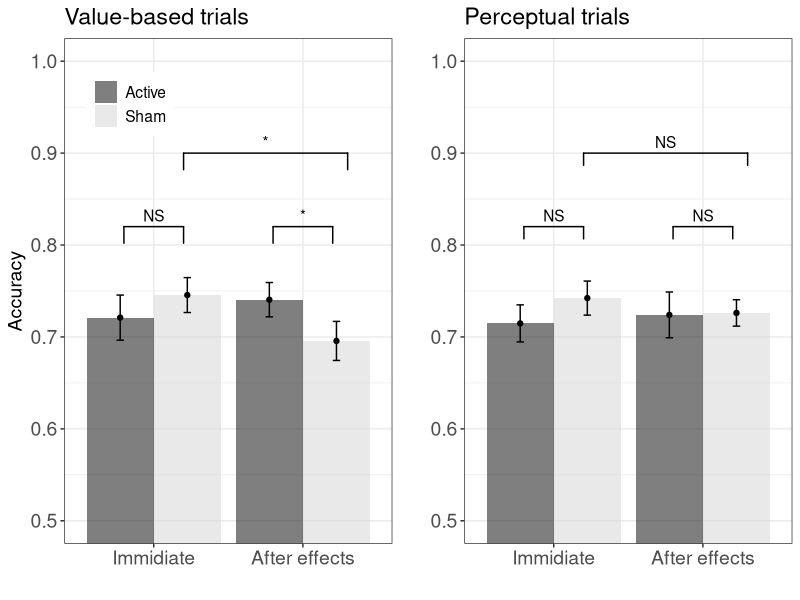

Generate this figure with R:
## ---- chunk 1
.libPaths('C:/Users/vbeliaev/Documents/r_packages')

knitr::opts_chunk$set(echo = TRUE)

rm(list = ls())

library(ggsignif)
library(ggplot2)
library(gridExtra)
library(lme4)
library(plyr)
library(dplyr)
library(boot)
library(data.table)

'%!in%' <- function(x,y)!('%in%'(x,y))

## ---- chunk 2

tab1 = read.csv("Data_collected_together.csv")

# set bottom choice to 0 (instead of -1), when top picture is chosen = 1 
tab1$Choice01 = tab1$Choice
tab1$Choice01[tab1$Choice01 == -1] = 0

# remove too slow answers
idx = which(tab1$RT_choice>0)
tab1 = tab1[idx,]

# create 8 tiles for size and taste trials 
# this tiles will be used for plots 
tab1$Size_diff.ntile = ntile(tab1$Size_diff,8)
tab1$Taste_diff.ntile = ntile(tab1$Taste_diff,8)

# take absolute value of differences in size and taste between top and bottom food items
tab1$Size_diff.abs = abs(tab1$Size_diff)
tab1$Taste_diff.abs = abs(tab1$Taste_diff)

# 1 subject is removed because they had 50% of correct trails - chance level 
idx = which(tab1$Participant %!in% c(2))
tab1 = tab1[idx,]

tab1$Stim = 1
idx = which(tab1$Session_type==0)         #Stim variable: active/sham sessions
tab1$Stim[idx] = -1

tab1$Block = 1
idx = which(tab1$Trial_Nr>=113)            # Block variable: first 112 and last 64 trials
tab1$Block[idx] = -1

# leave only taste trials
idx = which(tab1$Cue_Taste1_Size2 == 1)
dataVal = tab1[idx,]

# leave only size trials
idx = which(tab1$Cue_Taste1_Size2 == 2)
dataPer = tab1[idx,]

## Get the correct response for taste table
dataVal$corr = 0
idx = which( (dataVal$Taste_diff>0 & dataVal$Choice01==1) | (dataVal$Taste_diff<0 & dataVal$Choice01==0))
dataVal$corr[idx] = 1
dataVal$Taste_diff.abs = scale(dataVal$Taste_diff.abs)

## Get the correct response for size table
dataPer$corr = 0
idx = which( (dataPer$Size_diff>0 & dataPer$Choice01==1) | (dataPer$Size_diff<0 & dataPer$Choice01==0))
dataPer$corr[idx] = 1
dataPer$Size_diff.abs = scale(dataPer$Size_diff.abs)

write.csv(rbind(dataVal, dataPer), 'Data_collected_together_preprocessed.csv')

ns = length(unique(tab1$Participant))

## ---- chunk 3

idx = which(dataVal$Trial_Nr<113)            #Table: first 112 trials, when TI is on
dataVal2 = dataVal[idx,]

m1.val.stim1.abs = glmer(corr ~ Stim*Taste_diff.abs + (1+Stim*Taste_diff.abs|Participant), data=dataVal2, family=binomial(link = "logit"))

summary(m1.val.stim1.abs)

## ---- chunk 4

idx = which(dataVal$Trial_Nr>=113)            #Table: last 64 trials, when TI is off
dataVal2 = dataVal[idx,]

m1.val.stim2.abs = glmer(corr ~ Stim*Taste_diff.abs + (1+Stim*Taste_diff.abs|Participant), data=dataVal2, family=binomial(link = "logit"))

summary(m1.val.stim2.abs)

## ---- chunk 5

idx = which(dataPer$Trial_Nr<113)            #Table: first 112 trials, when TI is on
dataPer2 = dataPer[idx,]

m1.per.stim1.abs = glmer(corr ~ Stim*Size_diff.abs + (1+Stim*Size_diff.abs|Participant), data=dataPer2, family=binomial(link = "logit"))

summary(m1.per.stim1.abs)

## ---- chunk 6

idx = which(dataPer$Trial_Nr>=113)            #Table: last 64 trials, when TI is off
dataPer2 = dataPer[idx,]

m1.per.stim2.abs = glmer(corr ~ Stim*Size_diff.abs + (1+Stim*Size_diff.abs|Participant), data=dataPer2, family=binomial(link = "logit"))

summary(m1.per.stim2.abs)

## ---- chunk 7

save(m1.val.stim1.abs, file = 'TI_immidiate_taste.RData')
save(m1.val.stim2.abs, file = 'TI_after_taste.RData')
save(m1.per.stim1.abs, file = 'TI_immidiate_size.RData')
save(m1.per.stim2.abs, file = 'TI_after_size.RData')

## ---- chunk 8

idx = which(dataVal$Session_type==1)          # Table: active sessions
dataVal2 = dataVal[idx,]

m2.val.stim1.abs = glmer(corr ~ Block*Taste_diff.abs + (1+Block*Taste_diff.abs|Participant), data=dataVal2, family=binomial(link = "logit"))

summary(m2.val.stim1.abs)

## ---- chunk 9

idx = which(dataVal$Session_type==0)          # Table: sham sessions
dataVal2 = dataVal[idx,]

m2.val.stim2.abs = glmer(corr ~ Block*Taste_diff.abs + (1+Block*Taste_diff.abs|Participant), data=dataVal2, family=binomial(link = "logit"))

summary(m2.val.stim2.abs)

## ---- chunk 10

idx = which(dataPer$Session_type==1)          # Table: active sessions
dataPer2 = dataPer[idx,]

m2.per.stim1.abs = glmer(corr ~ Block*Size_diff.abs + (1+Block*Size_diff.abs|Participant), data=dataPer2, family=binomial(link = "logit"))

summary(m2.per.stim1.abs)

## ---- chunk 11

idx = which(dataPer$Session_type==0)          # Table: sham sessions
dataPer2 = dataPer[idx,]

m2.per.stim2.abs = glmer(corr ~ Block*Size_diff.abs + (1+Block*Size_diff.abs|Participant), data=dataPer2, family=binomial(link = "logit"))

summary(m2.per.stim2.abs)

## ---- chunk 12

# firs plot for taste trials 

idx = which(dataVal$Trial_Nr<113)            
dataVal_imm = as.data.table(dataVal[idx,])

idx = which(dataVal$Trial_Nr>=113)            
dataVal_after = as.data.table(dataVal[idx,])

data1 = ddply(dataVal_imm, .(Participant, Session_type), summarise, acc = mean(corr))
data2 = ddply(data1, .(Session_type), summarise, acc2 = mean(acc), se=sd(acc)/sqrt(ns))
data2$cued = "Immidiate"
colnames(data2)[1] = "Stim"

data1 = ddply(dataVal_after, .(Participant, Session_type), summarise, acc = mean(corr))
data3 = ddply(data1, .(Session_type), summarise, acc2 = mean(acc), se=sd(acc)/sqrt(ns))
data3$cued = "After effects"
colnames(data3)[1] = "Stim"

dataVal_plot = rbind(data3,data2)
dataVal_plot$Stim = factor(dataVal_plot$Stim, levels = c(1,0), labels = c('Active','Sham'))
dataVal_plot$cued = as.factor(dataVal_plot$cued)
dataVal_plot$cued = ordered(dataVal_plot$cued, levels = c('Immidiate', 'After effects'))

limits = aes(ymax = acc2+se, ymin=acc2-se, colour=cued, group=cued)

plot_val = ggplot(dataVal_plot, aes(x=cued, y=acc2, fill = Stim)) +
   geom_bar(stat="identity", position=position_dodge(), alpha = 0.5) +
  geom_errorbar(aes(ymin=acc2-se, ymax=acc2+se), width=.1,
                 position=position_dodge(.9)) + 
  geom_point(position=position_dodge(.9), show_guide = FALSE) + 
    theme_bw() + 
    ylab('Accuracy') + 
  xlab(' ') +
  scale_fill_manual(values=c('black', 'lightgray')) + 
  #ylim(c(0, 1)) +
  ggtitle('Value-based trials') + 
  theme(legend.title = element_blank()) + 
  #scale_y_continuous(limits = c(0.5,1), ) +
  coord_cartesian(ylim= c(0.5,1)) + 
  #geom_signif(comparisons = list(c("Immidiate effects", "After effects")), annotation = c('*'))
  geom_signif(y_position = c(0.82, 0.82, 0.9), xmin = c(0.8, 1.8, 1.2), xmax = c(1.2, 2.2, 2.3),
    annotation = c("NS", "*", '*'), tip_length = 0.2) + 
  theme(legend.position = c(0.2, 0.87)) + 
    theme(text = element_text(size=14), axis.text.x = element_text(size=14), 
        axis.text.y = element_text(size=14))  

## ---- chunk 13

# then plot for size trials 

idx = which(dataPer$Trial_Nr<113)            
dataPer_imm = as.data.table(dataPer[idx,])

idx = which(dataPer$Trial_Nr>=113)            
dataPer_after = as.data.table(dataPer[idx,])

data1 = ddply(dataPer_imm, .(Participant, Session_type), summarise, acc = mean(corr))
data2 = ddply(data1, .(Session_type), summarise, acc2 = mean(acc), se=sd(acc)/sqrt(ns))
data2$cued = "Immidiate"
colnames(data2)[1] = "Stim"

data1 = ddply(dataPer_after, .(Participant, Session_type), summarise, acc = mean(corr))
data3 = ddply(data1, .(Session_type), summarise, acc2 = mean(acc), se=sd(acc)/sqrt(ns))
data3$cued = "After effects"
colnames(data3)[1] = "Stim"

dataPer_plot = rbind(data3,data2)
dataPer_plot$Stim = factor(dataPer_plot$Stim, levels = c(1,0), labels = c('Active','Sham'))
dataPer_plot$cued = as.factor(dataPer_plot$cued)
dataPer_plot$cued = ordered(dataPer_plot$cued, levels = c('Immidiate', 'After effects'))

limits = aes(ymax = acc2+se, ymin=acc2-se, colour=cued, group=cued)

plot_per = ggplot(dataPer_plot, aes(x=cued, y=acc2, fill = Stim)) +
   geom_bar(stat="identity", position=position_dodge(), alpha = 0.5) +
  geom_errorbar(aes(ymin=acc2-se, ymax=acc2+se), width=.1,
                 position=position_dodge(.9)) + 
  geom_point(position=position_dodge(.9), show_guide = FALSE) + 
    theme_bw() + 
    ylab('') + 
  xlab(' ') +
  scale_fill_manual(values=c('black', 'lightgray')) + 
  #ylim(c(0, 1)) +
  ggtitle('Perceptual trials') + 
  theme(legend.title = element_blank()) + 
  #scale_y_continuous(limits = c(0.5,1), ) +
  coord_cartesian(ylim= c(0.5,1)) + 
  #geom_signif(comparisons = list(c("Immidiate effects", "After effects")), annotation = c('*'))
  geom_signif(y_position = c(0.82, 0.82, 0.9), xmin = c(0.8, 1.8, 1.2), xmax = c(1.2, 2.2, 2.3),
    annotation = c("NS", "NS", 'NS'), tip_length = 0.2) + 
  theme(legend.position = 'none') + 
    theme(text = element_text(size=14), axis.text.x = element_text(size=14), 
        axis.text.y = element_text(size=14))  

## ---- chunk 14

grid.arrange(plot_val, plot_per, ncol=2, widths=c(1,1))

